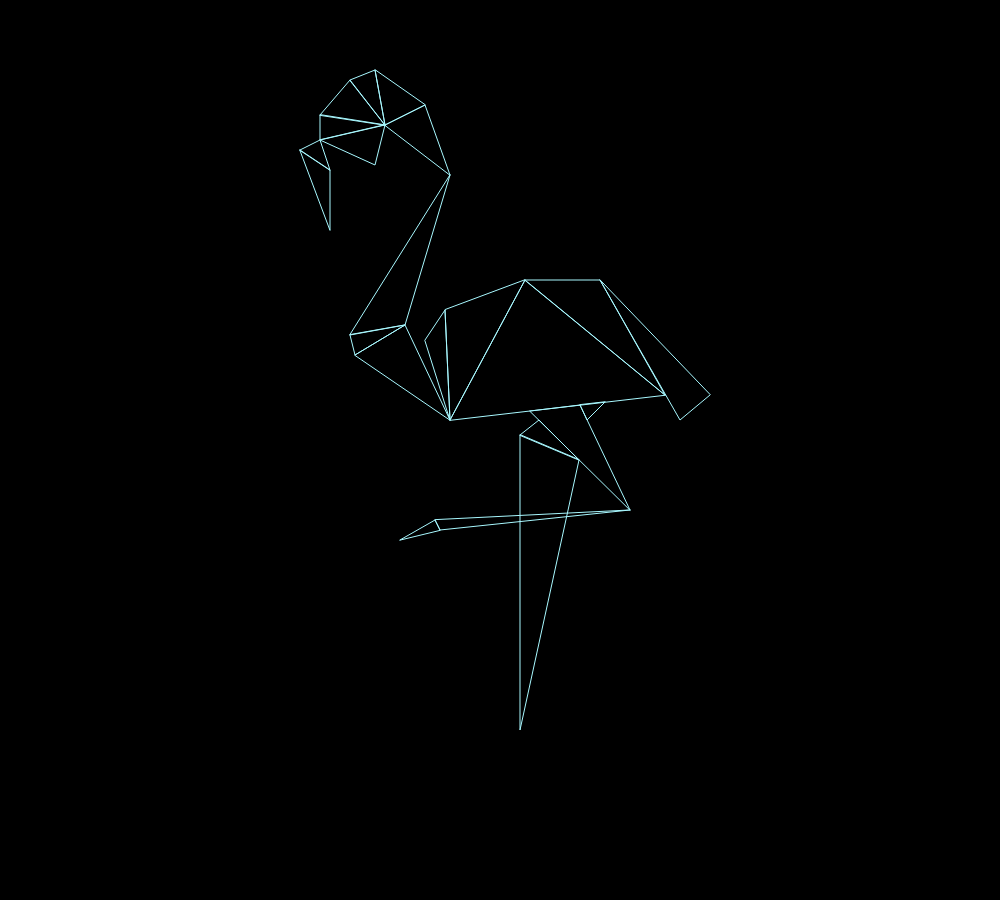
Frame 1 (no input)
Frame 60 (no input): identical to frame 1, image omitted
Frame 120 (the mouse pressed at the canvas centre since frame 60): identical to frame 1, image omitted

The p5.js sketch that drew this single still picture (run headless with seeded random() and noise() and a simulated clock; from frame 60 on, the mouse is pressed at the canvas centre):

// p5.js sketch
// ── sketch.js
function setup() {
  createCanvas(1000, 900);
  noStroke();
}

function draw() {
  background(0);
  fill(10, 10, 10, 0);
  stroke(168,248,255,255);

  triangle(300, 150, 330, 170, 330, 230);
  triangle(300, 150, 320, 140, 330, 170);
  triangle(320, 115, 320, 140, 385, 125);
  triangle(320, 115, 350, 80, 385, 125);
  triangle(320, 140, 375, 165, 385, 125);
  triangle(350, 80, 375, 70, 385, 125);
  triangle(375, 70, 385, 125, 425, 105);
  triangle(385, 125, 425, 105, 450, 175);
  triangle(350, 335, 405, 325, 450, 175);
  triangle(350, 335, 355, 355, 405, 325);
  triangle(355, 355, 405, 325, 450, 420);
  triangle(425, 340, 445, 310, 450, 420);
  triangle(445, 310, 450, 420, 525, 280);
  triangle(450, 420, 525, 280, 665, 395);
  triangle(525, 280, 600, 280, 665, 395);
  triangle(600, 280, 680, 420, 710, 395);
  triangle(530, 411, 580, 405, 630, 510);
  triangle(580, 405, 587, 420, 605, 402);
  triangle(435, 520, 440, 530, 630, 510);
  triangle(520, 435, 520, 730, 579, 460);
  triangle(520, 435, 539, 420, 579, 460);
  triangle(400, 540, 435, 520, 440, 530);
}
